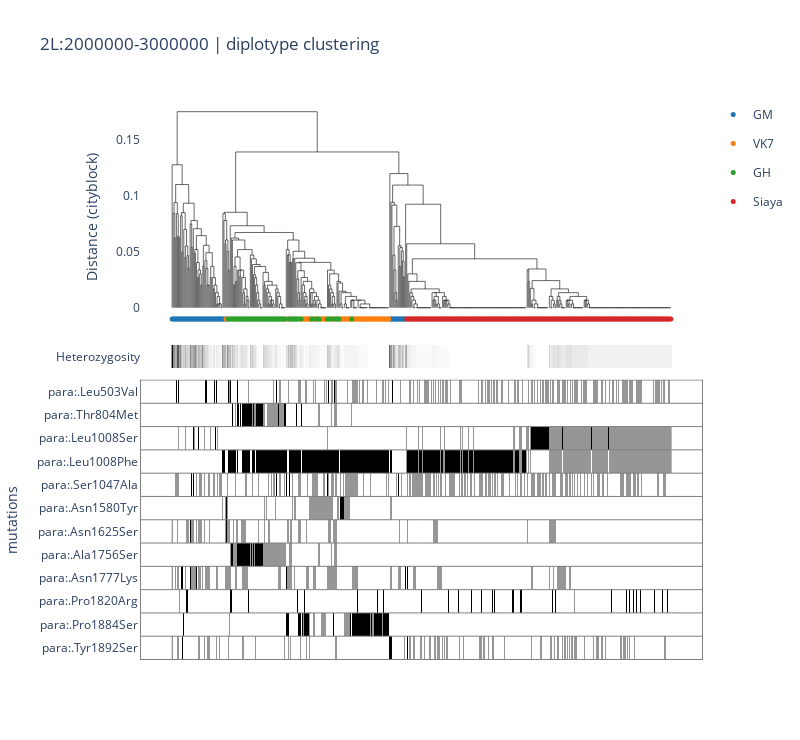

Source (notebook cell):
### Code cell
plot_diplotype_clustering(
    vcf_path=vcf_path,
    vcf_annot_path=vcf_annot_path, 
    region="2L:2000000-3000000", 
    df_samples=None, 
    distance_metric=distance_metric, 
    leaf_color=leaf_color, 
    non_synonymous=True, 
    snp_filter_min_maf=0.05
    )

### Figure 1 — Plotly figure (JSON) as saved in the notebook; plotly's stock layout.template omitted (floating-point values rounded to 4 significant figures; data arrays with more than 128 entries replaced by an {"elided": "..."} marker saying what was removed)
{"data": [{"hovertemplate": "x=%{x}<br>y=%{y}<extra></extra>", "legendgroup": "", "line": {"color": "black", "dash": "solid", "width": 0.6}, "marker": {"size": 5, "symbol": "circle"}, "mode": "lines", "name": "", "orientation": "v", "showlegend": false, "type": "scatter", "x": {"elided": "2360 float values"}, "xaxis": "x", "y": {"elided": "2360 float values"}, "yaxis": "y"}, {"customdata": {"elided": "69x3 str values"}, "hovertemplate": "<b>%{hovertext}</b><br><br>location=%{customdata[0]}<br>x=%{x}<br>y=%{y}<br>taxon=%{customdata[1]}<br>sample_id=%{customdata[2]}<extra></extra>", "hovertext": ["GM_66", "GM_42", "GM_12", "GM_16", "GM_87", "GM_57", "GM_55", "GM_74", "GM_92", "GM_44", "GM_47", "GM_36", "GM_11", "GM_81", "GM_24", "GM_83", "GM_95", "GM_56", "GM_32", "GM_35", "GM_68", "GM_53", "GM_59", "GM_20", "GM_22", "GM_58", "GM_38", "GM_19", "GM_45", "GM_69", "GM_75", "GM_30", "GM_60", "GM_63", "GM_13", "GM_26", "GM_85", "GM_91", "GM_89", "GM_29", "GM_64", "GM_88", "GM_05", "GM_37", "GM_40", "GM_50", "GM_04", "GM_51", "GM_80", "GM_79", "GM_54", "GM_39", "GM_77", "GM_25", "GM_10", "GM_17", "GM_76", "GM_09", "GM_70", "GM_03", "GM_86", "GM_21", "GM_23", "GM_62", "GM_73", "GM_27", "GM_06", "GM_14", "GM_18"], "legendgroup": "GM", "line": {"color": "black", "width": 0.6}, "marker": {"color": "#1F77B4", "size": 5, "symbol": "circle"}, "mode": "markers", "name": "GM", "orientation": "v", "showlegend": true, "type": "scatter", "x": [0, 1, 2, 3, 4, 5, 6, 7, 8, 9, 10, 11, 12, 13, 14, 15, 16, 17, 18, 19, 20, 21, 22, 23, 24, 25, 26, 27, 28, 29, 30, 31, 32, 33, 34, 35, 36, 37, 38, 39, 40, 41, 42, 43, 44, 45, 46, 47, 48, 49, 50, 52, 117, 206, 207, 208, 209, 210, 211, 212, 213, 214, 215, 216, 217, 218, 219, 220, 221], "xaxis": "x", "y": [-0.01, -0.01, -0.01, -0.01, -0.01, -0.01, -0.01, -0.01, -0.01, -0.01, -0.01, -0.01, -0.01, -0.01, -0.01, -0.01, -0.01, -0.01, -0.01, -0.01, -0.01, -0.01, -0.01, -0.01, -0.01, -0.01, -0.01, -0.01, -0.01, -0.01, -0.01, -0.01, -0.01, -0.01, -0.01, -0.01, -0.01, -0.01, -0.01, -0.01, -0.01, -0.01, -0.01, -0.01, -0.01, -0.01, -0.01, -0.01, -0.01, -0.01, -0.01, -0.01, -0.01, -0.01, -0.01, -0.01, -0.01, -0.01, -0.01, -0.01, -0.01, -0.01, -0.01, -0.01, -0.01, -0.01, -0.01, -0.01, -0.01], "yaxis": "y"}, {"customdata": {"elided": "76x3 str values"}, "hovertemplate": "<b>%{hovertext}</b><br><br>location=%{customdata[0]}<br>x=%{x}<br>y=%{y}<br>taxon=%{customdata[1]}<br>sample_id=%{customdata[2]}<extra></extra>", "hovertext": ["VK7_dead_16_dil", "VK7_alive_25", "VK7_dead_22_dil", "VK7_dead_25", "VK7_dead_32", "VK7_dead_09", "VK7_dead_14", "VK7_dead_13", "VK7_dead_35", "VK7_alive_40", "VK7_alive_43", "VK7_dead_17", "VK7_alive_14", "VK7_dead_23", "VK7_dead_01", "VK7_dead_40", "VK7_alive_16", "VK7_dead_12", "VK7_dead_20", "VK7_alive_45", "VK7_alive_44", "VK7_alive_36", "VK7_alive_20", "VK7_dead_15", "VK7_dead_05", "VK7_alive_10", "VK7_alive_07", "VK7_dead_18", "VK7_dead_22", "VK7_alive_38", "VK7_alive_46", "VK7_alive_37", "VK7_alive_06", "VK7_dead_16", "VK7_dead_27", "VK7_alive_24", "VK7_alive_22", "VK7_alive_18", "VK7_dead_03", "VK7_dead_04", "VK7_dead_42", "VK7_dead_30", "VK7_dead_26", "VK7_dead_19", "VK7_dead_10", "VK7_dead_11", "VK7_alive_04", "VK7_alive_35", "VK7_alive_32", "VK7_dead_24", "VK7_dead_21", "VK7_alive_15", "VK7_alive_12", "VK7_alive_08", "VK7_dead_02", "VK7_dead_07", "VK7_alive_47", "VK7_dead_41", "VK7_dead_39", "VK7_dead_38", "VK7_alive_42", "VK7_alive_41", "VK7_dead_37", "VK7_dead_36", "VK7_dead_34", "VK7_dead_33", "VK7_alive_34", "VK7_dead_31", "VK7_dead_29", "VK7_dead_28", "VK7_alive_30", "VK7_alive_28", "VK7_alive_26", "VK7_alive_19", "VK7_dead_06", "VK7_dead_08"], "legendgroup": "VK7", "line": {"color": "black", "width": 0.6}, "marker": {"color": "#FF7F0E", "size": 5, "symbol": "circle"}, "mode": "markers", "name": "VK7", "orientation": "v", "showlegend": true, "type": "scatter", "x": [51, 54, 108, 109, 110, 120, 121, 123, 124, 125, 126, 127, 128, 129, 130, 131, 134, 135, 136, 140, 141, 142, 143, 144, 145, 146, 150, 152, 153, 156, 159, 160, 161, 162, 163, 164, 165, 166, 167, 168, 169, 171, 172, 173, 174, 175, 176, 177, 178, 179, 180, 181, 182, 183, 184, 185, 186, 187, 188, 189, 190, 191, 192, 193, 194, 195, 196, 197, 198, 199, 200, 201, 202, 203, 204, 205], "xaxis": "x", "y": [-0.01, -0.01, -0.01, -0.01, -0.01, -0.01, -0.01, -0.01, -0.01, -0.01, -0.01, -0.01, -0.01, -0.01, -0.01, -0.01, -0.01, -0.01, -0.01, -0.01, -0.01, -0.01, -0.01, -0.01, -0.01, -0.01, -0.01, -0.01, -0.01, -0.01, -0.01, -0.01, -0.01, -0.01, -0.01, -0.01, -0.01, -0.01, -0.01, -0.01, -0.01, -0.01, -0.01, -0.01, -0.01, -0.01, -0.01, -0.01, -0.01, -0.01, -0.01, -0.01, -0.01, -0.01, -0.01, -0.01, -0.01, -0.01, -0.01, -0.01, -0.01, -0.01, -0.01, -0.01, -0.01, -0.01, -0.01, -0.01, -0.01, -0.01, -0.01, -0.01, -0.01, -0.01, -0.01, -0.01], "yaxis": "y"}, {"customdata": {"elided": "77x3 str values"}, "hovertemplate": "<b>%{hovertext}</b><br><br>location=%{customdata[0]}<br>x=%{x}<br>y=%{y}<br>taxon=%{customdata[1]}<br>sample_id=%{customdata[2]}<extra></extra>", "hovertext": ["GH_56", "GH_05", "GH_31", "GH_02", "GH_32", "GH_66", "GH_13", "GH_22", "GH_47", "GH_90", "GH_12", "GH_77", "GH_58", "GH_67", "GH_44", "GH_52", "GH_21", "GH_29", "GH_51", "GH_64", "GH_16", "GH_10", "GH_63", "GH_69", "GH_83", "GH_17", "GH_93", "GH_82", "GH_49", "GH_85", "GH_74", "GH_75", "GH_15", "GH_27", "GH_38", "GH_25", "GH_54", "GH_19", "GH_26", "GH_70", "GH_33", "GH_95", "GH_50", "GH_62", "GH_06", "GH_57", "GH_53", "GH_34", "GH_43", "GH_91", "GH_86", "GH_76", "GH_37", "GH_73", "GH_28", "GH_41", "GH_68", "GH_14", "GH_42", "GH_87", "GH_46", "GH_11", "GH_18", "GH_78", "GH_81", "GH_40_low_vol", "GH_61", "GH_79", "GH_59", "GH_35", "GH_39", "GH_55", "GH_01", "GH_30", "GH_88", "GH_80_low_vol", "GH_45"], "legendgroup": "GH", "line": {"color": "black", "width": 0.6}, "marker": {"color": "#2CA02C", "size": 5, "symbol": "circle"}, "mode": "markers", "name": "GH", "orientation": "v", "showlegend": true, "type": "scatter", "x": [53, 55, 56, 57, 58, 59, 60, 61, 62, 63, 64, 65, 66, 67, 68, 69, 70, 71, 72, 73, 74, 75, 76, 77, 78, 79, 80, 81, 82, 83, 84, 85, 86, 87, 88, 89, 90, 91, 92, 93, 94, 95, 96, 97, 98, 99, 100, 101, 102, 103, 104, 105, 106, 107, 111, 112, 113, 114, 115, 116, 118, 119, 122, 132, 133, 137, 138, 139, 147, 148, 149, 151, 154, 155, 157, 158, 170], "xaxis": "x", "y": [-0.01, -0.01, -0.01, -0.01, -0.01, -0.01, -0.01, -0.01, -0.01, -0.01, -0.01, -0.01, -0.01, -0.01, -0.01, -0.01, -0.01, -0.01, -0.01, -0.01, -0.01, -0.01, -0.01, -0.01, -0.01, -0.01, -0.01, -0.01, -0.01, -0.01, -0.01, -0.01, -0.01, -0.01, -0.01, -0.01, -0.01, -0.01, -0.01, -0.01, -0.01, -0.01, -0.01, -0.01, -0.01, -0.01, -0.01, -0.01, -0.01, -0.01, -0.01, -0.01, -0.01, -0.01, -0.01, -0.01, -0.01, -0.01, -0.01, -0.01, -0.01, -0.01, -0.01, -0.01, -0.01, -0.01, -0.01, -0.01, -0.01, -0.01, -0.01, -0.01, -0.01, -0.01, -0.01, -0.01, -0.01], "yaxis": "y"}, {"customdata": {"elided": "251x3 str values"}, "hovertemplate": "<b>%{hovertext}</b><br><br>location=%{customdata[0]}<br>x=%{x}<br>y=%{y}<br>taxon=%{customdata[1]}<br>sample_id=%{customdata[2]}<extra></extra>", "hovertext": {"elided": "251 str values"}, "legendgroup": "Siaya", "line": {"color": "black", "width": 0.6}, "marker": {"color": "#D62728", "size": 5, "symbol": "circle"}, "mode": "markers", "name": "Siaya", "orientation": "v", "showlegend": true, "type": "scatter", "x": {"elided": "251 int values"}, "xaxis": "x", "y": {"elided": "251 float values"}, "yaxis": "y"}, {"colorscale": [[0, "rgb(255,255,255)"], [0.125, "rgb(240,240,240)"], [0.25, "rgb(217,217,217)"], [0.375, "rgb(189,189,189)"], [0.5, "rgb(150,150,150)"], [0.625, "rgb(115,115,115)"], [0.75, "rgb(82,82,82)"], [0.875, "rgb(37,37,37)"], [1, "rgb(0,0,0)"]], "showlegend": false, "showscale": false, "type": "heatmap", "xaxis": "x2", "y": ["Heterozygosity"], "yaxis": "y2", "z": {"elided": "1x473 float values"}}, {"colorscale": [[0, "rgb(255,255,255)"], [0.125, "rgb(240,240,240)"], [0.25, "rgb(217,217,217)"], [0.375, "rgb(189,189,189)"], [0.5, "rgb(150,150,150)"], [0.625, "rgb(115,115,115)"], [0.75, "rgb(82,82,82)"], [0.875, "rgb(37,37,37)"], [1, "rgb(0,0,0)"]], "showlegend": false, "showscale": false, "type": "heatmap", "xaxis": "x3", "y": ["para:.Tyr1892Ser", "para:.Pro1884Ser", "para:.Pro1820Arg", "para:.Asn1777Lys", "para:.Ala1756Ser", "para:.Asn1625Ser", "para:.Asn1580Tyr", "para:.Ser1047Ala", "para:.Leu1008Phe", "para:.Leu1008Ser", "para:.Thr804Met", "para:.Leu503Val"], "yaxis": "y3", "z": {"elided": "12x473 int values"}}], "layout": {"height": 740, "hovermode": "closest", "plot_bgcolor": "white", "shapes": [{"line": {"color": "grey", "width": 1}, "type": "line", "x0": 0, "x1": 1, "xref": "x3 domain", "y0": -0.5, "y1": -0.5, "yref": "y3"}, {"line": {"color": "grey", "width": 1}, "type": "line", "x0": 0, "x1": 1, "xref": "x3 domain", "y0": 0.5, "y1": 0.5, "yref": "y3"}, {"line": {"color": "grey", "width": 1}, "type": "line", "x0": 0, "x1": 1, "xref": "x3 domain", "y0": 1.5, "y1": 1.5, "yref": "y3"}, {"line": {"color": "grey", "width": 1}, "type": "line", "x0": 0, "x1": 1, "xref": "x3 domain", "y0": 2.5, "y1": 2.5, "yref": "y3"}, {"line": {"color": "grey", "width": 1}, "type": "line", "x0": 0, "x1": 1, "xref": "x3 domain", "y0": 3.5, "y1": 3.5, "yref": "y3"}, {"line": {"color": "grey", "width": 1}, "type": "line", "x0": 0, "x1": 1, "xref": "x3 domain", "y0": 4.5, "y1": 4.5, "yref": "y3"}, {"line": {"color": "grey", "width": 1}, "type": "line", "x0": 0, "x1": 1, "xref": "x3 domain", "y0": 5.5, "y1": 5.5, "yref": "y3"}, {"line": {"color": "grey", "width": 1}, "type": "line", "x0": 0, "x1": 1, "xref": "x3 domain", "y0": 6.5, "y1": 6.5, "yref": "y3"}, {"line": {"color": "grey", "width": 1}, "type": "line", "x0": 0, "x1": 1, "xref": "x3 domain", "y0": 7.5, "y1": 7.5, "yref": "y3"}, {"line": {"color": "grey", "width": 1}, "type": "line", "x0": 0, "x1": 1, "xref": "x3 domain", "y0": 8.5, "y1": 8.5, "yref": "y3"}, {"line": {"color": "grey", "width": 1}, "type": "line", "x0": 0, "x1": 1, "xref": "x3 domain", "y0": 9.5, "y1": 9.5, "yref": "y3"}, {"line": {"color": "grey", "width": 1}, "type": "line", "x0": 0, "x1": 1, "xref": "x3 domain", "y0": 10.5, "y1": 10.5, "yref": "y3"}, {"line": {"color": "grey", "width": 1}, "type": "line", "x0": 0, "x1": 1, "xref": "x3 domain", "y0": 11.5, "y1": 11.5, "yref": "y3"}], "title": {"text": "2L:2000000-3000000 | diplotype clustering"}, "width": 800, "xaxis": {"anchor": "y", "domain": [0, 1], "matches": "x3", "range": [0, 473], "showticklabels": false, "visible": false}, "xaxis2": {"anchor": "y2", "domain": [0, 1], "matches": "x3", "showticklabels": false, "visible": false}, "xaxis3": {"anchor": "y3", "domain": [0, 1], "linecolor": "grey", "linewidth": 1, "mirror": true, "showline": true, "visible": false}, "yaxis": {"anchor": "x", "domain": [0.5826, 1], "title": {"text": "Distance (cityblock)"}}, "yaxis2": {"anchor": "x2", "domain": [0.5209, 0.5626]}, "yaxis3": {"anchor": "x3", "domain": [0, 0.5009], "linecolor": "grey", "linewidth": 1, "mirror": true, "showline": true, "title": {"text": "mutations"}}}}
